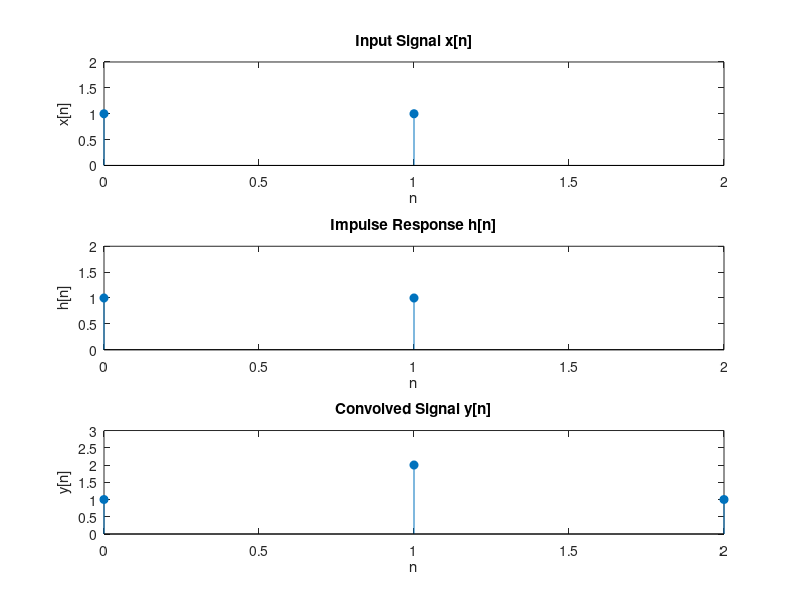

Write the MATLAB code that produced this figure.
% Define the indices for h[n] and x[n]
a = 0;  % Start index for h[n]
b = 1;  % End index for h[n] (N-1 where N is the length of h)
c = 0;  % Start index for x[n]
d = 1;  % End index for x[n] (M-1 where M is the length of x)

% Define the range of n for h[n] and x[n]
nh = a:b;  % Time indices for h[n]
nx = c:d;  % Time indices for x[n]

% Define h[n] and x[n] using delta function properties
h = (nh == a) + (nh == b);
x = (nx == c) + (nx == d);

% Perform convolution of h[n] and x[n]
y = conv(h, x);

ny = (a + c):(a + c + length(y) - 1);

% Plotting
figure;

% Plot h[n]
subplot(3, 1, 2);
stem(nh, h, 'filled');
title('Impulse Response h[n]');
xlabel('n');
ylabel('h[n]');
axis([ny(1) ny(end) min(h)-1 max(h)+1]);  % Set axis limits

% Plot x[n]
subplot(3, 1, 1);
stem(nx, x, 'filled');
title('Input Signal x[n]');
xlabel('n');
ylabel('x[n]');
axis([ny(1) ny(end) min(x)-1 max(x)+1]);  % Set axis limits

% Plot y[n]
subplot(3, 1, 3);
stem(ny, y, 'filled');
title('Convolved Signal y[n]');
xlabel('n');
ylabel('y[n]');
axis([ny(1) ny(end) min(y)-1 max(y)+1]);  % Set axis limits
